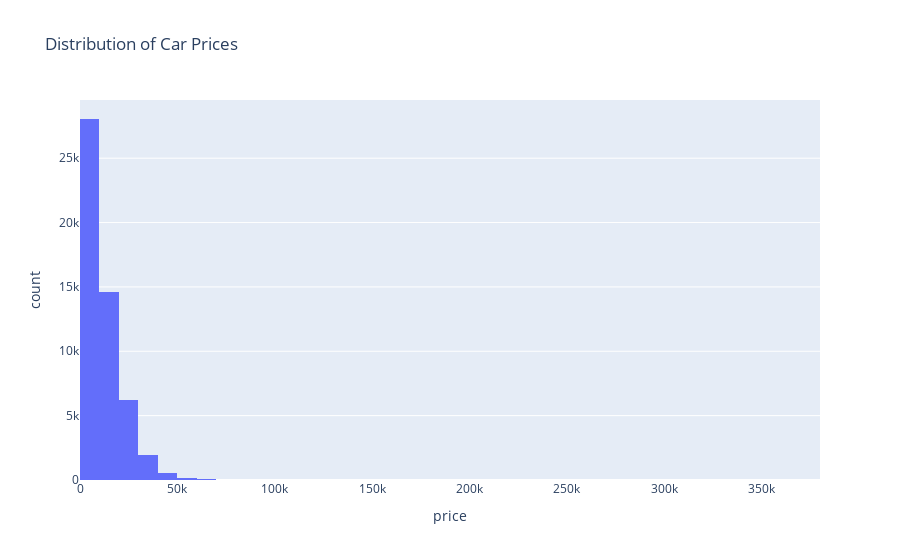

Here is the notebook cell this chart was saved with:
### Code cell
px.histogram(df, x='price', nbins=50, title='Distribution of Car Prices')

### Figure 1 — Plotly figure (JSON) as saved in the notebook; plotly's stock layout.template omitted (floating-point values rounded to 4 significant figures; data arrays with more than 128 entries replaced by an {"elided": "..."} marker saying what was removed)
{"data": [{"bingroup": "x", "hovertemplate": "price=%{x}<br>count=%{y}<extra></extra>", "legendgroup": "", "marker": {"color": "#636efa", "pattern": {"shape": ""}}, "name": "", "nbinsx": 50, "orientation": "v", "showlegend": false, "type": "histogram", "x": {"elided": "51525 int values"}, "xaxis": "x", "yaxis": "y"}], "layout": {"barmode": "relative", "legend": {"tracegroupgap": 0}, "title": {"text": "Distribution of Car Prices"}, "xaxis": {"anchor": "y", "domain": [0, 1], "title": {"text": "price"}}, "yaxis": {"anchor": "x", "domain": [0, 1], "title": {"text": "count"}}}}
